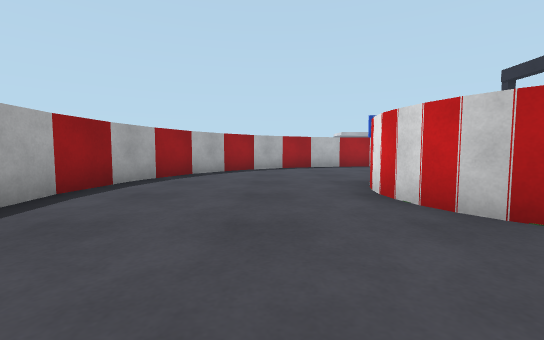
View 1 (above)

17 first-person views from a walk through a Gazebo world. The camera is 0.16 m above the floor, tilts 4° down and sees 90° across. The floor is counted in squares, 0.25 m on a side. Each view is taken from the middle of a square. On the plan, view 1 faces up. The plan holds only what a view shows up to about 9 squares ahead; the rest is blank. The place goes on beyond the plan.

View 2
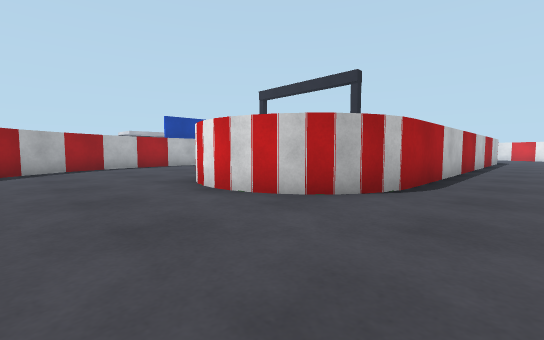

View 3
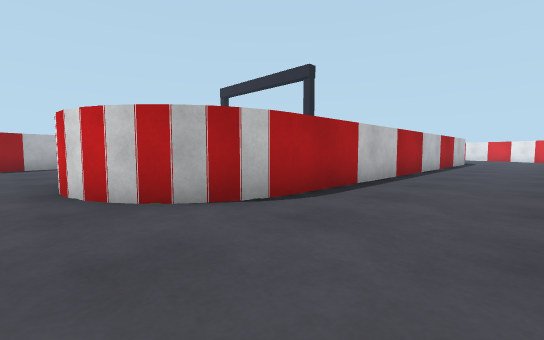

View 4
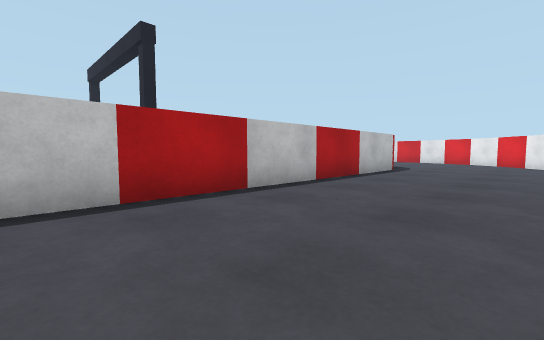

View 5
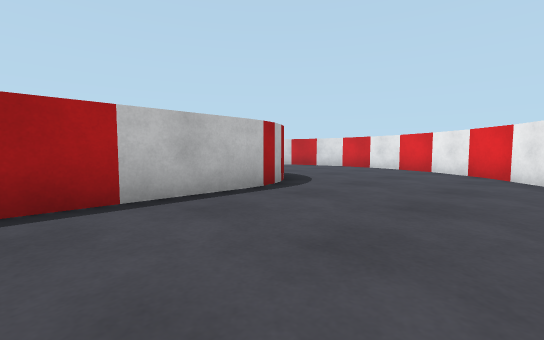

View 6
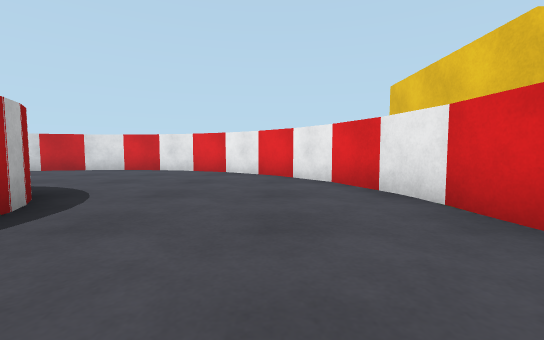

View 7
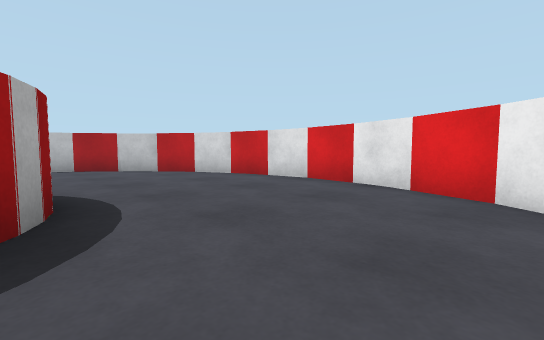

View 8
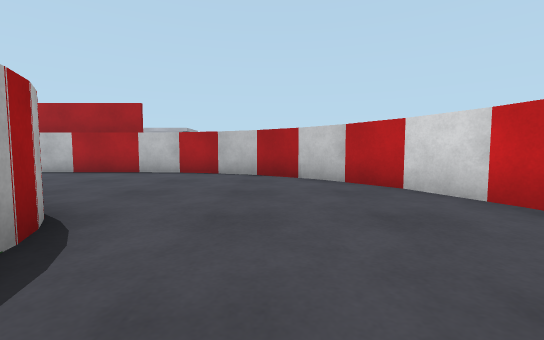

View 9
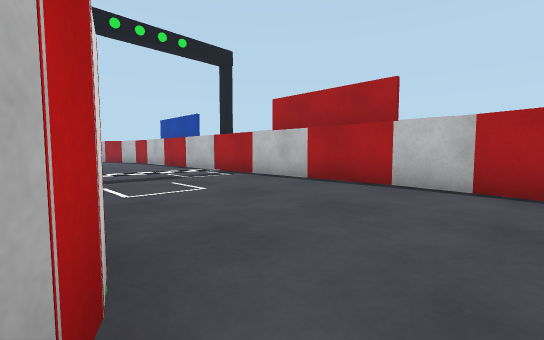

View 10
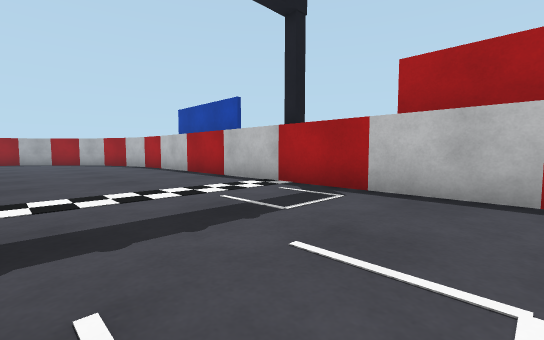

View 11
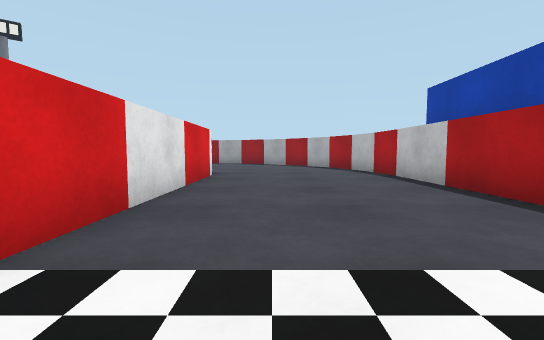

View 12
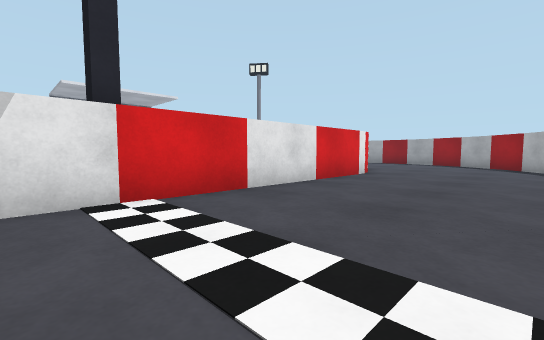

View 13
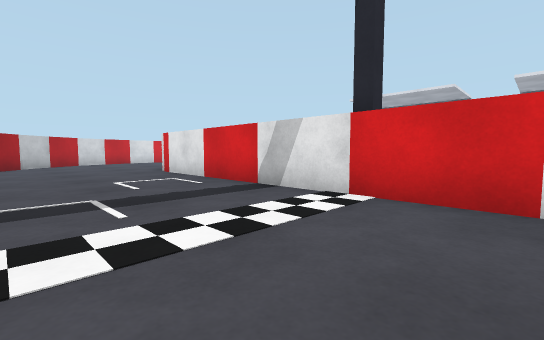

View 14
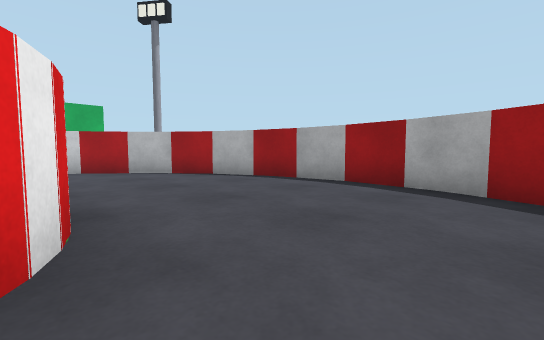

View 15
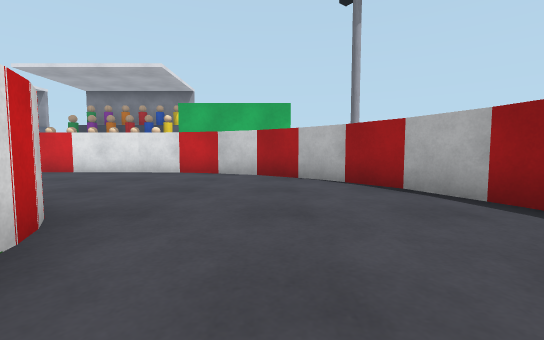

View 16
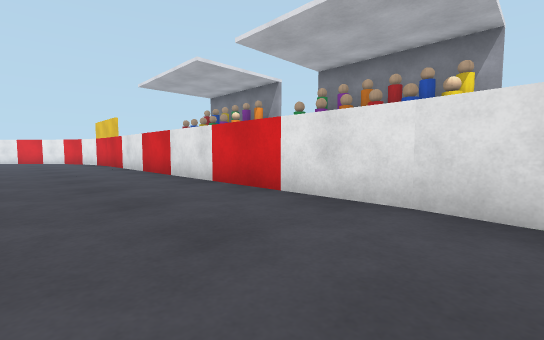

View 17
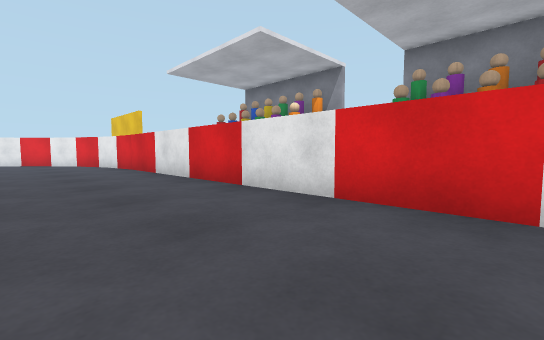

### Floor plan
Points are (right, up) in squares from view 1. A wall is a line through its corners. A room is listed if a view was taken in it or the views show most of it. See-through windows are left out.
Room 1 (views 1, 2, 3, 4, 5, 6, 7, 8, 9, 10, 11, 12, 13, 14, 15, 16, 17)
walls: (16.3, 6.4) (16.9, 6.2); (3.5, 6.4) (16.5, 6.4); (3.2, 6.3) (3.6, 6.4); (16.8, 6.3) (17.3, 6); (3.6, 1.6) (3, 1.8) (1.9, 2.5) (1.6, 3.8) (1.7, 4.6) (2, 5.3); (17.8, 5.6) (18.1, 5.1); (16.5, 1.6) (3.5, 1.6) (2.6, 2) (1.9, 2.8); (18, 5.3) (18.3, 4.7); (17.2, 1.9) (16.8, 1.7); (2.3, 2.3) (1.8, 3); (17.7, 2.2) (17, 1.8) (16.3, 1.6); (2.1, 2.4) (1.7, 3.4) (1.6, 4.2) (1.8, 4.9); (18.4, 3.7) (18.2, 3.1); (18.3, 3.2) (18.1, 2.8); (2.8, 11.1) (1.4, 10.7); (17.4, 11.2) (2.8, 11.2); (1.7, 10.8) (0.4, 10.2); (18.5, 10.8) (17.2, 11.1); (0.4, 10.3) (-0.7, 9.5); (19.7, 10.2) (18.4, 10.8); (-0.5, 9.6) (-1.5, 8.6); (20.7, 9.5) (19.6, 10.3); (17.2, -3.1) (18.5, -2.8); (2.6, -3.2) (17.2, -3.2); (-1.5, 8.7) (-2.3, 7.5); (21.6, 8.6) (20.6, 9.5); (18.4, -2.8) (19.6, -2.2); (1.4, -2.7) (2.8, -3.1); (-2.2, 7.7) (-2.8, 6.4); (22.3, 7.5) (21.5, 8.7); (19.6, -2.3) (20.7, -1.5); (22.8, 6.4) (22.2, 7.6); (-2.8, 6.5) (-3.1, 5.2); (20.5, -1.6) (21.5, -0.6); (-0.7, -1.5) (0.4, -2.2) (1.6, -2.8); (-3.1, 5.4) (-3.2, 4); (-1.5, -0.6) (-0.6, -1.6); (21.5, -0.7) (22.3, 0.4); (-3.2, 4.1) (-3.1, 2.7); (23.2, 3.9) (23.1, 5.2) (22.8, 6.5); (22.2, 0.3) (22.8, 1.6); (-3.1, 2.8) (-2.8, 1.5); (23.1, 2.7) (23.2, 4.1); (-2.3, 0.4) (-1.5, -0.7); (-2.8, 1.6) (-2.2, 0.4); (22.8, 1.5) (23.1, 2.8)
objects: dark grey post (10, 6)

Where each view was taken, in squares from view 1:
view 1: 0 up, 0 right, facing up
view 2: 0 up, 1 left, facing up-right
view 3: 1 down, 1 right, facing up-right
view 4: 2 down, 7 right, facing up-right
view 5: 2 down, 13 right, facing up-right
view 6: 1 down, 14 right, facing right
view 7: 0 up, 18 right, facing up-right
view 8: 3 up, 20 right, facing up
view 9: 6 up, 18 right, facing up-left
view 10: 7 up, 14 right, facing up-left
view 11: 8 up, 11 right, facing left
view 12: 10 up, 11 right, facing down-left
view 13: 10 up, 8 right, facing down-right
view 14: 7 up, 2 right, facing down-left
view 15: 5 up, 0 right, facing down
view 16: 0 up, 3 right, facing down-right
view 17: 0 up, 6 right, facing down-right
